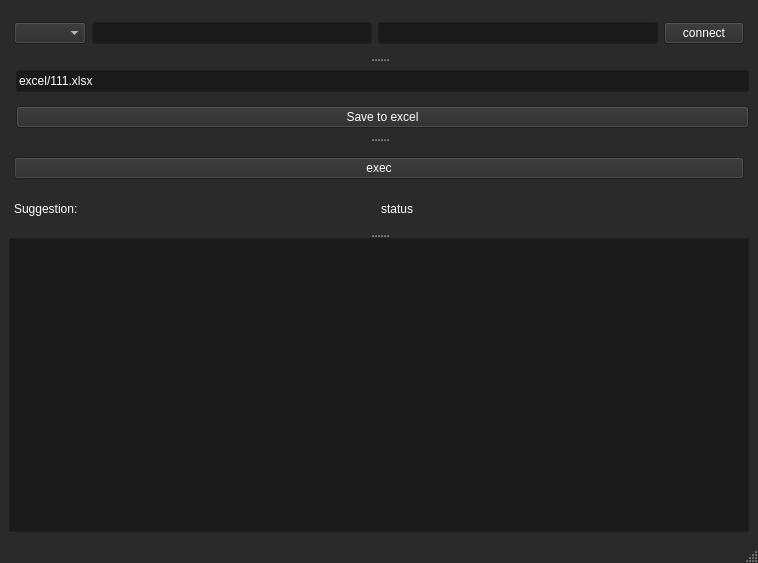
<?xml version="1.0" encoding="UTF-8"?>
<ui version="4.0">
 <class>Table</class>
 <widget class="QMainWindow" name="Table">
  <property name="geometry">
   <rect>
    <x>0</x>
    <y>0</y>
    <width>758</width>
    <height>563</height>
   </rect>
  </property>
  <property name="palette">
   <palette>
    <active>
     <colorrole role="WindowText">
      <brush brushstyle="SolidPattern">
       <color alpha="255">
        <red>255</red>
        <green>255</green>
        <blue>255</blue>
       </color>
      </brush>
     </colorrole>
     <colorrole role="Button">
      <brush brushstyle="SolidPattern">
       <color alpha="255">
        <red>42</red>
        <green>42</green>
        <blue>42</blue>
       </color>
      </brush>
     </colorrole>
     <colorrole role="Light">
      <brush brushstyle="SolidPattern">
       <color alpha="255">
        <red>63</red>
        <green>63</green>
        <blue>63</blue>
       </color>
      </brush>
     </colorrole>
     <colorrole role="Midlight">
      <brush brushstyle="SolidPattern">
       <color alpha="255">
        <red>52</red>
        <green>52</green>
        <blue>52</blue>
       </color>
      </brush>
     </colorrole>
     <colorrole role="Dark">
      <brush brushstyle="SolidPattern">
       <color alpha="255">
        <red>21</red>
        <green>21</green>
        <blue>21</blue>
       </color>
      </brush>
     </colorrole>
     <colorrole role="Mid">
      <brush brushstyle="SolidPattern">
       <color alpha="255">
        <red>28</red>
        <green>28</green>
        <blue>28</blue>
       </color>
      </brush>
     </colorrole>
     <colorrole role="Text">
      <brush brushstyle="SolidPattern">
       <color alpha="255">
        <red>255</red>
        <green>255</green>
        <blue>255</blue>
       </color>
      </brush>
     </colorrole>
     <colorrole role="BrightText">
      <brush brushstyle="SolidPattern">
       <color alpha="255">
        <red>255</red>
        <green>255</green>
        <blue>255</blue>
       </color>
      </brush>
     </colorrole>
     <colorrole role="ButtonText">
      <brush brushstyle="SolidPattern">
       <color alpha="255">
        <red>255</red>
        <green>255</green>
        <blue>255</blue>
       </color>
      </brush>
     </colorrole>
     <colorrole role="Base">
      <brush brushstyle="SolidPattern">
       <color alpha="255">
        <red>26</red>
        <green>26</green>
        <blue>26</blue>
       </color>
      </brush>
     </colorrole>
     <colorrole role="Window">
      <brush brushstyle="SolidPattern">
       <color alpha="255">
        <red>42</red>
        <green>42</green>
        <blue>42</blue>
       </color>
      </brush>
     </colorrole>
     <colorrole role="Shadow">
      <brush brushstyle="SolidPattern">
       <color alpha="255">
        <red>0</red>
        <green>0</green>
        <blue>0</blue>
       </color>
      </brush>
     </colorrole>
     <colorrole role="Highlight">
      <brush brushstyle="SolidPattern">
       <color alpha="255">
        <red>0</red>
        <green>84</green>
        <blue>148</blue>
       </color>
      </brush>
     </colorrole>
     <colorrole role="AlternateBase">
      <brush brushstyle="SolidPattern">
       <color alpha="255">
        <red>21</red>
        <green>21</green>
        <blue>21</blue>
       </color>
      </brush>
     </colorrole>
     <colorrole role="ToolTipBase">
      <brush brushstyle="SolidPattern">
       <color alpha="255">
        <red>255</red>
        <green>255</green>
        <blue>220</blue>
       </color>
      </brush>
     </colorrole>
     <colorrole role="ToolTipText">
      <brush brushstyle="SolidPattern">
       <color alpha="255">
        <red>0</red>
        <green>0</green>
        <blue>0</blue>
       </color>
      </brush>
     </colorrole>
     <colorrole role="PlaceholderText">
      <brush brushstyle="SolidPattern">
       <color alpha="127">
        <red>255</red>
        <green>255</green>
        <blue>255</blue>
       </color>
      </brush>
     </colorrole>
     <colorrole role="Accent">
      <brush brushstyle="SolidPattern">
       <color alpha="255">
        <red>0</red>
        <green>0</green>
        <blue>0</blue>
       </color>
      </brush>
     </colorrole>
    </active>
    <inactive>
     <colorrole role="WindowText">
      <brush brushstyle="SolidPattern">
       <color alpha="255">
        <red>255</red>
        <green>255</green>
        <blue>255</blue>
       </color>
      </brush>
     </colorrole>
     <colorrole role="Button">
      <brush brushstyle="SolidPattern">
       <color alpha="255">
        <red>42</red>
        <green>42</green>
        <blue>42</blue>
       </color>
      </brush>
     </colorrole>
     <colorrole role="Light">
      <brush brushstyle="SolidPattern">
       <color alpha="255">
        <red>63</red>
        <green>63</green>
        <blue>63</blue>
       </color>
      </brush>
     </colorrole>
     <colorrole role="Midlight">
      <brush brushstyle="SolidPattern">
       <color alpha="255">
        <red>52</red>
        <green>52</green>
        <blue>52</blue>
       </color>
      </brush>
     </colorrole>
     <colorrole role="Dark">
      <brush brushstyle="SolidPattern">
       <color alpha="255">
        <red>21</red>
        <green>21</green>
        <blue>21</blue>
       </color>
      </brush>
     </colorrole>
     <colorrole role="Mid">
      <brush brushstyle="SolidPattern">
       <color alpha="255">
        <red>28</red>
        <green>28</green>
        <blue>28</blue>
       </color>
      </brush>
     </colorrole>
     <colorrole role="Text">
      <brush brushstyle="SolidPattern">
       <color alpha="255">
        <red>255</red>
        <green>255</green>
        <blue>255</blue>
       </color>
      </brush>
     </colorrole>
     <colorrole role="BrightText">
      <brush brushstyle="SolidPattern">
       <color alpha="255">
        <red>255</red>
        <green>255</green>
        <blue>255</blue>
       </color>
      </brush>
     </colorrole>
     <colorrole role="ButtonText">
      <brush brushstyle="SolidPattern">
       <color alpha="255">
        <red>255</red>
        <green>255</green>
        <blue>255</blue>
       </color>
      </brush>
     </colorrole>
     <colorrole role="Base">
      <brush brushstyle="SolidPattern">
       <color alpha="255">
        <red>26</red>
        <green>26</green>
        <blue>26</blue>
       </color>
      </brush>
     </colorrole>
     <colorrole role="Window">
      <brush brushstyle="SolidPattern">
       <color alpha="255">
        <red>42</red>
        <green>42</green>
        <blue>42</blue>
       </color>
      </brush>
     </colorrole>
     <colorrole role="Shadow">
      <brush brushstyle="SolidPattern">
       <color alpha="255">
        <red>0</red>
        <green>0</green>
        <blue>0</blue>
       </color>
      </brush>
     </colorrole>
     <colorrole role="Highlight">
      <brush brushstyle="SolidPattern">
       <color alpha="255">
        <red>0</red>
        <green>84</green>
        <blue>148</blue>
       </color>
      </brush>
     </colorrole>
     <colorrole role="AlternateBase">
      <brush brushstyle="SolidPattern">
       <color alpha="255">
        <red>21</red>
        <green>21</green>
        <blue>21</blue>
       </color>
      </brush>
     </colorrole>
     <colorrole role="ToolTipBase">
      <brush brushstyle="SolidPattern">
       <color alpha="255">
        <red>255</red>
        <green>255</green>
        <blue>220</blue>
       </color>
      </brush>
     </colorrole>
     <colorrole role="ToolTipText">
      <brush brushstyle="SolidPattern">
       <color alpha="255">
        <red>0</red>
        <green>0</green>
        <blue>0</blue>
       </color>
      </brush>
     </colorrole>
     <colorrole role="PlaceholderText">
      <brush brushstyle="SolidPattern">
       <color alpha="127">
        <red>255</red>
        <green>255</green>
        <blue>255</blue>
       </color>
      </brush>
     </colorrole>
     <colorrole role="Accent">
      <brush brushstyle="SolidPattern">
       <color alpha="255">
        <red>0</red>
        <green>0</green>
        <blue>0</blue>
       </color>
      </brush>
     </colorrole>
    </inactive>
    <disabled>
     <colorrole role="WindowText">
      <brush brushstyle="SolidPattern">
       <color alpha="255">
        <red>21</red>
        <green>21</green>
        <blue>21</blue>
       </color>
      </brush>
     </colorrole>
     <colorrole role="Button">
      <brush brushstyle="SolidPattern">
       <color alpha="255">
        <red>42</red>
        <green>42</green>
        <blue>42</blue>
       </color>
      </brush>
     </colorrole>
     <colorrole role="Light">
      <brush brushstyle="SolidPattern">
       <color alpha="255">
        <red>63</red>
        <green>63</green>
        <blue>63</blue>
       </color>
      </brush>
     </colorrole>
     <colorrole role="Midlight">
      <brush brushstyle="SolidPattern">
       <color alpha="255">
        <red>52</red>
        <green>52</green>
        <blue>52</blue>
       </color>
      </brush>
     </colorrole>
     <colorrole role="Dark">
      <brush brushstyle="SolidPattern">
       <color alpha="255">
        <red>21</red>
        <green>21</green>
        <blue>21</blue>
       </color>
      </brush>
     </colorrole>
     <colorrole role="Mid">
      <brush brushstyle="SolidPattern">
       <color alpha="255">
        <red>28</red>
        <green>28</green>
        <blue>28</blue>
       </color>
      </brush>
     </colorrole>
     <colorrole role="Text">
      <brush brushstyle="SolidPattern">
       <color alpha="255">
        <red>21</red>
        <green>21</green>
        <blue>21</blue>
       </color>
      </brush>
     </colorrole>
     <colorrole role="BrightText">
      <brush brushstyle="SolidPattern">
       <color alpha="255">
        <red>255</red>
        <green>255</green>
        <blue>255</blue>
       </color>
      </brush>
     </colorrole>
     <colorrole role="ButtonText">
      <brush brushstyle="SolidPattern">
       <color alpha="255">
        <red>21</red>
        <green>21</green>
        <blue>21</blue>
       </color>
      </brush>
     </colorrole>
     <colorrole role="Base">
      <brush brushstyle="SolidPattern">
       <color alpha="255">
        <red>42</red>
        <green>42</green>
        <blue>42</blue>
       </color>
      </brush>
     </colorrole>
     <colorrole role="Window">
      <brush brushstyle="SolidPattern">
       <color alpha="255">
        <red>42</red>
        <green>42</green>
        <blue>42</blue>
       </color>
      </brush>
     </colorrole>
     <colorrole role="Shadow">
      <brush brushstyle="SolidPattern">
       <color alpha="255">
        <red>0</red>
        <green>0</green>
        <blue>0</blue>
       </color>
      </brush>
     </colorrole>
     <colorrole role="AlternateBase">
      <brush brushstyle="SolidPattern">
       <color alpha="255">
        <red>42</red>
        <green>42</green>
        <blue>42</blue>
       </color>
      </brush>
     </colorrole>
     <colorrole role="ToolTipBase">
      <brush brushstyle="SolidPattern">
       <color alpha="255">
        <red>255</red>
        <green>255</green>
        <blue>220</blue>
       </color>
      </brush>
     </colorrole>
     <colorrole role="ToolTipText">
      <brush brushstyle="SolidPattern">
       <color alpha="255">
        <red>0</red>
        <green>0</green>
        <blue>0</blue>
       </color>
      </brush>
     </colorrole>
     <colorrole role="PlaceholderText">
      <brush brushstyle="SolidPattern">
       <color alpha="127">
        <red>21</red>
        <green>21</green>
        <blue>21</blue>
       </color>
      </brush>
     </colorrole>
     <colorrole role="Accent">
      <brush brushstyle="SolidPattern">
       <color alpha="255">
        <red>0</red>
        <green>0</green>
        <blue>0</blue>
       </color>
      </brush>
     </colorrole>
    </disabled>
   </palette>
  </property>
  <property name="windowTitle">
   <string>MainWindow</string>
  </property>
  <widget class="QWidget" name="centralwidget">
   <property name="enabled">
    <bool>true</bool>
   </property>
   <layout class="QVBoxLayout" name="verticalLayout">
    <item>
     <widget class="QSplitter" name="splitter">
      <property name="enabled">
       <bool>true</bool>
      </property>
      <property name="orientation">
       <enum>Qt::Orientation::Vertical</enum>
      </property>
      <widget class="QWidget" name="layoutWidget">
       <layout class="QHBoxLayout" name="horizontalLayout">
        <property name="leftMargin">
         <number>5</number>
        </property>
        <property name="topMargin">
         <number>5</number>
        </property>
        <property name="rightMargin">
         <number>5</number>
        </property>
        <property name="bottomMargin">
         <number>5</number>
        </property>
        <item>
         <widget class="QComboBox" name="comboBox"/>
        </item>
        <item>
         <widget class="QLineEdit" name="lineEdit_2">
          <property name="text">
           <string/>
          </property>
         </widget>
        </item>
        <item>
         <widget class="QLineEdit" name="lineEdit_3">
          <property name="text">
           <string/>
          </property>
          <property name="echoMode">
           <enum>QLineEdit::EchoMode::Password</enum>
          </property>
         </widget>
        </item>
        <item>
         <widget class="QPushButton" name="pushButton">
          <property name="text">
           <string>connect</string>
          </property>
         </widget>
        </item>
       </layout>
      </widget>
      <widget class="QWidget" name="layoutWidget">
       <layout class="QVBoxLayout" name="verticalLayout_2">
        <property name="leftMargin">
         <number>7</number>
        </property>
        <item>
         <widget class="QLineEdit" name="lineEdit">
          <property name="text">
           <string>excel/111.xlsx</string>
          </property>
         </widget>
        </item>
        <item>
         <widget class="QPushButton" name="pushButton_2">
          <property name="text">
           <string>Save to excel</string>
          </property>
         </widget>
        </item>
       </layout>
      </widget>
      <widget class="QWidget" name="layoutWidget">
       <layout class="QVBoxLayout" name="verticalLayout_3">
        <property name="leftMargin">
         <number>5</number>
        </property>
        <property name="topMargin">
         <number>5</number>
        </property>
        <property name="rightMargin">
         <number>5</number>
        </property>
        <property name="bottomMargin">
         <number>5</number>
        </property>
        <item>
         <widget class="QPushButton" name="pushButton_3">
          <property name="text">
           <string>exec</string>
          </property>
         </widget>
        </item>
        <item>
         <layout class="QHBoxLayout" name="horizontalLayout_2">
          <property name="topMargin">
           <number>6</number>
          </property>
          <item>
           <widget class="QLabel" name="SuggestLabel">
            <property name="text">
             <string>Suggestion: </string>
            </property>
           </widget>
          </item>
          <item>
           <widget class="QLabel" name="statuslabel">
            <property name="text">
             <string>status</string>
            </property>
           </widget>
          </item>
          <item>
           <spacer name="verticalSpacer">
            <property name="orientation">
             <enum>Qt::Orientation::Vertical</enum>
            </property>
            <property name="sizeType">
             <enum>QSizePolicy::Policy::Fixed</enum>
            </property>
            <property name="sizeHint" stdset="0">
             <size>
              <width>2</width>
              <height>16</height>
             </size>
            </property>
           </spacer>
          </item>
         </layout>
        </item>
        <item>
         <layout class="QHBoxLayout" name="horizontalLayout_3"/>
        </item>
       </layout>
      </widget>
      <widget class="QTableWidget" name="tableWidget"/>
     </widget>
    </item>
   </layout>
  </widget>
  <widget class="QMenuBar" name="menubar">
   <property name="geometry">
    <rect>
     <x>0</x>
     <y>0</y>
     <width>758</width>
     <height>21</height>
    </rect>
   </property>
  </widget>
  <widget class="QStatusBar" name="statusbar"/>
 </widget>
 <resources/>
 <connections/>
</ui>
